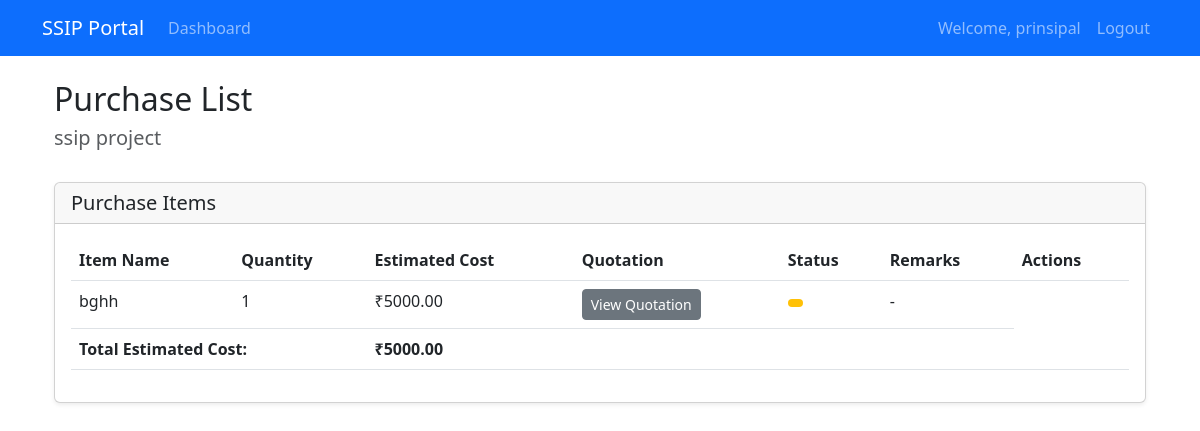
The page /application/1/purchase-list (signed in) on the database its author committed.
### app.py (models this page shows, shortened)
class User(UserMixin, db.Model):
    id = db.Column(db.Integer, primary_key=True)
    email = db.Column(db.String(120), unique=True, nullable=False)
    password = db.Column(db.String(100), nullable=False)
    role = db.Column(db.String(20), nullable=False)  # student, dept_coord, college_coord, principal
    name = db.Column(db.String(100), nullable=False)
    department = db.Column(db.String(100))
    applications = db.relationship('Application', backref='applicant', lazy=True)

class Application(db.Model):
    id = db.Column(db.Integer, primary_key=True)
    application_number = db.Column(db.String(20), unique=True, nullable=False)
    project_title = db.Column(db.String(200), nullable=False)
    problem_statement = db.Column(db.Text, nullable=False)
    solution = db.Column(db.Text, nullable=False)
    team_members = db.Column(db.Text, nullable=False)
    required_components = db.Column(db.Text, nullable=False)
    total_cost = db.Column(db.Float, nullable=False)
    mentor_name = db.Column(db.String(100), nullable=True)
    mentor_email = db.Column(db.String(120), nullable=True)
    mentor_approval = db.Column(db.Boolean, default=False)
    mentor_approval_date = db.Column(db.DateTime, nullable=True)
    dept_status = db.Column(db.String(20), default='pending')
    dept_remarks = db.Column(db.Text)
    dept_review_date = db.Column(db.DateTime)
    college_status = db.Column(db.String(20), default='pending')
    college_remarks = db.Column(db.Text)
    college_review_date = db.Column(db.DateTime)
    principal_status = db.Column(db.String(20), default='pending')
    principal_remarks = db.Column(db.Text)
    principal_review_date = db.Column(db.DateTime)
    created_at = db.Column(db.DateTime, default=datetime.utcnow)
    last_updated = db.Column(db.DateTime, default=datetime.utcnow, onupdate=datetime.utcnow)
    user_id = db.Column(db.Integer, db.ForeignKey('user.id'), nullable=False)
    purchase_lists = db.relationship('PurchaseList', backref='application', lazy=True)
    utilization_certificates = db.relationship('UtilizationCertificate', backref='application', lazy=True)
    notifications = db.relationship('Notification', backref=db.backref('application', lazy=True), lazy=True)

class PurchaseList(db.Model):
    id = db.Column(db.Integer, primary_key=True)
    application_id = db.Column(db.Integer, db.ForeignKey('application.id'), nullable=False)
    item_name = db.Column(db.String(200), nullable=False)
    quantity = db.Column(db.Integer, nullable=False)
    estimated_cost = db.Column(db.Float, nullable=False)
    quotation_file = db.Column(db.String(255))  # Path to uploaded quotation file
    dept_status = db.Column(db.String(20), default='pending')
    college_status = db.Column(db.String(20), default='pending')
    principal_status = db.Column(db.String(20), default='pending')
    dept_remarks = db.Column(db.Text)
    college_remarks = db.Column(db.Text)
    principal_remarks = db.Column(db.Text)
    created_at = db.Column(db.DateTime, default=datetime.utcnow)

### app.py (the view, shortened to what this page needs)
@app.route('/application/<int:id>/purchase-list', methods=['GET', 'POST'])
@login_required
def purchase_list(id):
    application = Application.query.get_or_404(id)
    if application.principal_status != 'approved':
        flash('Purchase list can only be created for approved applications', 'danger')
        return redirect(url_for('view_application', id=id))
    purchase_items = PurchaseList.query.filter_by(application_id=id).all()
    return render_template('purchase_list.html', application=application, items=purchase_items)

### app.py (called while the page is built)
@login_manager.user_loader
def load_user(user_id):
    return User.query.get(int(user_id))

### templates/purchase_list.html (shortened to what this page needs)
{% extends "base.html" %}
{% block content %}
<div class="container">
    <div class="row mb-4">
        <div class="col">
            <h2>Purchase List</h2>
            <h5 class="text-muted">{{ application.project_title }}</h5>
        </div>
    </div>
    <div class="row">
        <div class="col">
            <div class="card">
                <div class="card-header">
                    <h5 class="mb-0">Purchase Items</h5>
                </div>
                <div class="card-body">
                    {% if items %}
                    <div class="table-responsive">
                        <table class="table">
                            <thead>
                                <tr>
                                    <th>Item Name</th>
                                    <th>Quantity</th>
                                    <th>Estimated Cost</th>
                                    <th>Quotation</th>
                                    <th>Status</th>
                                    <th>Remarks</th>
                                    {% if current_user.role in ['dept_coord', 'college_coord', 'principal'] %}
                                    <th>Actions</th>
                                    {% endif %}
                                </tr>
                            </thead>
                            <tbody>
                                {% for item in items %}
                                <tr>
                                    <td>{{ item.item_name }}</td>
                                    <td>{{ item.quantity }}</td>
                                    <td>₹{{ "%.2f"|format(item.estimated_cost) }}</td>
                                    <td>
                                        {% if item.quotation_file %}
                                        <a href="{{ url_for('static', filename='uploads/quotations/' + item.quotation_file) }}" target="_blank" class="btn btn-sm btn-secondary">
                                            View Quotation
                                        </a>
                                        {% else %}
                                        No quotation
                                        {% endif %}
                                    </td>
                                    <td>
                                        <span class="badge {% if item.status == 'approved' %}bg-success{% elif item.status == 'rejected' %}bg-danger{% else %}bg-warning{% endif %}">
                                        </span>
                                    </td>
                                    <td>{{ item.remarks or '-' }}</td>
                                </tr>
                                {% endfor %}
                            </tbody>
                            <tfoot>
                                <tr>
                                    <th colspan="2">Total Estimated Cost:</th>
                                    <th colspan="5">₹{{ "%.2f"|format(items|sum(attribute='estimated_cost')) }}</th>
                                </tr>
                            </tfoot>
                        </table>
                    </div>
                    {% else %}
                    <p class="text-muted">No items in the purchase list yet.</p>
                    {% endif %}
                </div>
            </div>
        </div>
    </div>
</div>
{% endblock %}

### templates/base.html (shortened to what this page needs)
<!DOCTYPE html>
<html lang="en">
<head>
    <link href="https://cdn.jsdelivr.net/npm/bootstrap@5.3.0/dist/css/bootstrap.min.css" rel="stylesheet">
    <link rel="stylesheet" href="{{ url_for('static', filename='css/style.css') }}">
</head>
<body>
    <nav class="navbar navbar-expand-lg navbar-dark bg-primary">
        <div class="container">
            <a class="navbar-brand" href="{{ url_for('index') }}">SSIP Portal</a>
            <div class="collapse navbar-collapse" id="navbarNav">
                <ul class="navbar-nav me-auto">
                    {% if current_user.is_authenticated %}
                        <li class="nav-item">
                            <a class="nav-link" href="{{ url_for('dashboard') }}">Dashboard</a>
                        </li>
                    {% endif %}
                </ul>
                <ul class="navbar-nav">
                    {% if current_user.is_authenticated %}
                        <li class="nav-item">
                            <span class="nav-link">Welcome, {{ current_user.name }}</span>
                        </li>
                        <li class="nav-item">
                            <a class="nav-link" href="{{ url_for('logout') }}">Logout</a>
                        </li>
                    {% endif %}
                </ul>
            </div>
        </div>
    </nav>
    <div class="container mt-4">
        {% block content %}{% endblock %}
    </div>
</body>
</html>

### static/css/style.css (style rules this page uses)
.card { margin-bottom: 1.5rem; box-shadow: 0 0.125rem 0.25rem rgba(0, 0, 0, 0.075); }

### rows shown on the page
User: name "prinsipal"
Application: project_title "ssip project"
PurchaseList: item_name "bghh", quantity "1", estimated_cost "5000.00", remarks "-"

### other values the page prints
{{ "%.2f"|format(items|sum(attribute='estimated_cost')) }} "5000.00"
